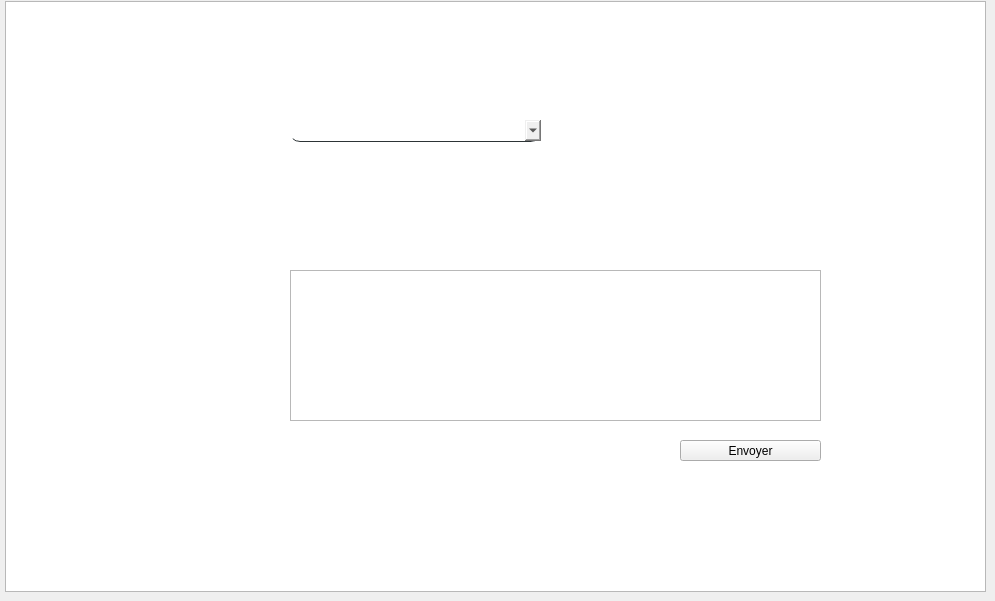
    <widget class="QWidget" name="page_3">
     <property name="styleSheet">
      <string notr="true">QLabel{
color: white;
background:transparent;

}</string>
     </property>
     <widget class="QLabel" name="label_110">
      <property name="geometry">
       <rect>
        <x>110</x>
        <y>220</y>
        <width>91</width>
        <height>20</height>
       </rect>
      </property>
      <property name="font">
       <font>
        <family>century gothic</family>
        <pointsize>-1</pointsize>
        <weight>75</weight>
        <bold>true</bold>
       </font>
      </property>
      <property name="text">
       <string>Objet :</string>
      </property>
     </widget>
     <widget class="QLabel" name="label_111">
      <property name="geometry">
       <rect>
        <x>110</x>
        <y>170</y>
        <width>171</width>
        <height>20</height>
       </rect>
      </property>
      <property name="font">
       <font>
        <family>century gothic</family>
        <pointsize>-1</pointsize>
        <weight>75</weight>
        <bold>true</bold>
       </font>
      </property>
      <property name="text">
       <string>Email du l'intervenant :</string>
      </property>
     </widget>
     <widget class="QLineEdit" name="lineEdit_objet">
      <property name="geometry">
       <rect>
        <x>290</x>
        <y>221</y>
        <width>531</width>
        <height>21</height>
       </rect>
      </property>
      <property name="styleSheet">
       <string notr="true"> border-radius: 10px;
background:white;
border:solid;</string>
      </property>
     </widget>
     <widget class="QTextEdit" name="textEdit_texte">
      <property name="geometry">
       <rect>
        <x>290</x>
        <y>270</y>
        <width>531</width>
        <height>151</height>
       </rect>
      </property>
      <property name="styleSheet">
       <string notr="true"/>
      </property>
     </widget>
     <widget class="QLineEdit" name="lineEdit_adresse">
      <property name="geometry">
       <rect>
        <x>290</x>
        <y>170</y>
        <width>531</width>
        <height>22</height>
       </rect>
      </property>
      <property name="styleSheet">
       <string notr="true"> border-radius: 10px;
background:white;
border:solid;</string>
      </property>
     </widget>
     <widget class="QLabel" name="label_112">
      <property name="geometry">
       <rect>
        <x>110</x>
        <y>270</y>
        <width>91</width>
        <height>20</height>
       </rect>
      </property>
      <property name="font">
       <font>
        <family>century gothic</family>
        <pointsize>-1</pointsize>
        <weight>75</weight>
        <bold>true</bold>
       </font>
      </property>
      <property name="text">
       <string>Texte :</string>
      </property>
     </widget>
     <widget class="QPushButton" name="pushButton_envoyer">
      <property name="geometry">
       <rect>
        <x>680</x>
        <y>440</y>
        <width>141</width>
        <height>21</height>
       </rect>
      </property>
      <property name="text">
       <string>Envoyer</string>
      </property>
     </widget>
     <widget class="QComboBox" name="comboBox_18">
      <property name="geometry">
       <rect>
        <x>290</x>
        <y>120</y>
        <width>251</width>
        <height>22</height>
       </rect>
      </property>
      <property name="styleSheet">
       <string notr="true">QComboBox{
border:none;
border-bottom:1px solid #2d3436;
 border-radius: 10px;
}
QComboBox::hover{
background: rgba(119,181,254,0.5);
}</string>
      </property>
     </widget>
     <widget class="QPushButton" name="pushButton_envoyer_2">
      <property name="geometry">
       <rect>
        <x>10</x>
        <y>10</y>
        <width>61</width>
        <height>51</height>
       </rect>
      </property>
      <property name="styleSheet">
       <string notr="true">QPushButton{
	border-image: url(:/images/Undo-512.png);
background-color: transparent;
background: none;
border: none;
background-repeat: none;

}



QPushButton:hover{
border: 5px slolid ;
}</string>
      </property>
      <property name="text">
       <string/>
      </property>
     </widget>
     <widget class="QGraphicsView" name="graphicsView_30">
      <property name="geometry">
       <rect>
        <x>5</x>
        <y>1</y>
        <width>981</width>
        <height>591</height>
       </rect>
      </property>
      <property name="styleSheet">
       <string notr="true">border-image: url(:/images/mail-flying-email-envelopes-icons-around-blue-background-seamless-loop-loop-to-make-clip-as-long-as-you-need-see-more-hd-43657842.jpg);</string>
      </property>
     </widget>
     <zorder>graphicsView_30</zorder>
     <zorder>label_110</zorder>
     <zorder>label_111</zorder>
     <zorder>lineEdit_objet</zorder>
     <zorder>textEdit_texte</zorder>
     <zorder>lineEdit_adresse</zorder>
     <zorder>label_112</zorder>
     <zorder>pushButton_envoyer</zorder>
     <zorder>comboBox_18</zorder>
     <zorder>pushButton_envoyer_2</zorder>
    </widget>
